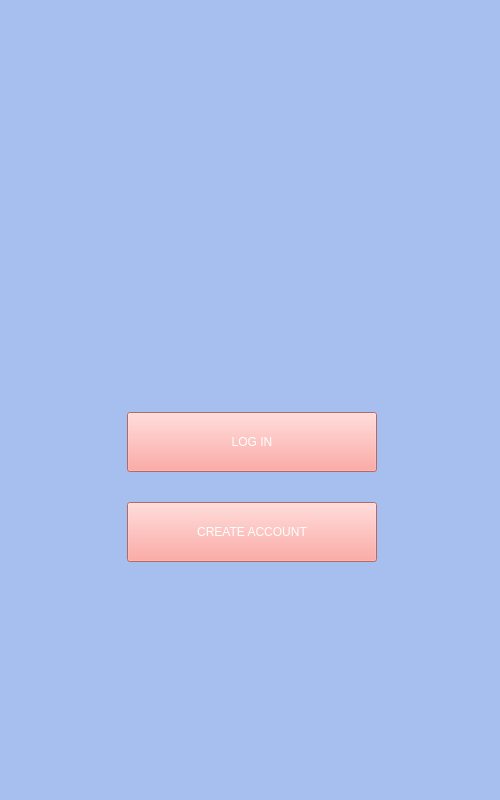
<?xml version="1.0" encoding="UTF-8"?>
<ui version="4.0">
 <class>MainWindow</class>
 <widget class="QMainWindow" name="MainWindow">
  <property name="geometry">
   <rect>
    <x>0</x>
    <y>0</y>
    <width>500</width>
    <height>800</height>
   </rect>
  </property>
  <property name="windowTitle">
   <string>WaterWorld</string>
  </property>
  <property name="styleSheet">
   <string notr="true">
background-color: rgb(167, 191, 238);</string>
  </property>
  <widget class="QWidget" name="centralwidget">
   <widget class="QWidget" name="layoutWidget">
    <property name="geometry">
     <rect>
      <x>1</x>
      <y>1</y>
      <width>501</width>
      <height>791</height>
     </rect>
    </property>
    <layout class="QVBoxLayout" name="verticalLayout_3">
     <property name="spacing">
      <number>50</number>
     </property>
     <item>
      <spacer name="verticalSpacer_2">
       <property name="orientation">
        <enum>Qt::Vertical</enum>
       </property>
       <property name="sizeHint" stdset="0">
        <size>
         <width>20</width>
         <height>40</height>
        </size>
       </property>
      </spacer>
     </item>
     <item>
      <layout class="QHBoxLayout" name="Icon_image_layout">
       <item>
        <spacer name="horizontalSpacer_2">
         <property name="orientation">
          <enum>Qt::Horizontal</enum>
         </property>
         <property name="sizeHint" stdset="0">
          <size>
           <width>40</width>
           <height>20</height>
          </size>
         </property>
        </spacer>
       </item>
       <item>
        <widget class="QLabel" name="image_label">
         <property name="minimumSize">
          <size>
           <width>131</width>
           <height>131</height>
          </size>
         </property>
         <property name="text">
          <string/>
         </property>
         <property name="pixmap">
          <pixmap>../../../Users/nikit/Downloads/image (36).png</pixmap>
         </property>
        </widget>
       </item>
       <item>
        <spacer name="horizontalSpacer">
         <property name="orientation">
          <enum>Qt::Horizontal</enum>
         </property>
         <property name="sizeHint" stdset="0">
          <size>
           <width>40</width>
           <height>20</height>
          </size>
         </property>
        </spacer>
       </item>
      </layout>
     </item>
     <item>
      <layout class="QHBoxLayout" name="button_layout">
       <property name="spacing">
        <number>30</number>
       </property>
       <item>
        <spacer name="horizontalSpacer_4">
         <property name="orientation">
          <enum>Qt::Horizontal</enum>
         </property>
         <property name="sizeHint" stdset="0">
          <size>
           <width>40</width>
           <height>20</height>
          </size>
         </property>
        </spacer>
       </item>
       <item>
        <layout class="QVBoxLayout" name="verticalLayout_2">
         <property name="spacing">
          <number>30</number>
         </property>
         <item>
          <widget class="QPushButton" name="login_but">
           <property name="minimumSize">
            <size>
             <width>250</width>
             <height>60</height>
            </size>
           </property>
           <property name="styleSheet">
            <string notr="true">background-color: rgb(254, 147, 140);
font: 20pt  &quot;Stencil&quot;;
color: white;</string>
           </property>
           <property name="text">
            <string>LOG IN</string>
           </property>
          </widget>
         </item>
         <item>
          <widget class="QPushButton" name="create_acc_button">
           <property name="minimumSize">
            <size>
             <width>250</width>
             <height>60</height>
            </size>
           </property>
           <property name="styleSheet">
            <string notr="true">background-color: rgb(254, 147, 140);
font: 20pt  &quot;Stencil&quot;;
color: white;</string>
           </property>
           <property name="text">
            <string>CREATE ACCOUNT</string>
           </property>
          </widget>
         </item>
        </layout>
       </item>
       <item>
        <spacer name="horizontalSpacer_3">
         <property name="orientation">
          <enum>Qt::Horizontal</enum>
         </property>
         <property name="sizeHint" stdset="0">
          <size>
           <width>40</width>
           <height>20</height>
          </size>
         </property>
        </spacer>
       </item>
      </layout>
     </item>
     <item>
      <spacer name="verticalSpacer">
       <property name="orientation">
        <enum>Qt::Vertical</enum>
       </property>
       <property name="sizeHint" stdset="0">
        <size>
         <width>20</width>
         <height>40</height>
        </size>
       </property>
      </spacer>
     </item>
    </layout>
   </widget>
  </widget>
  <widget class="QStatusBar" name="statusbar"/>
 </widget>
 <resources/>
 <connections/>
</ui>
